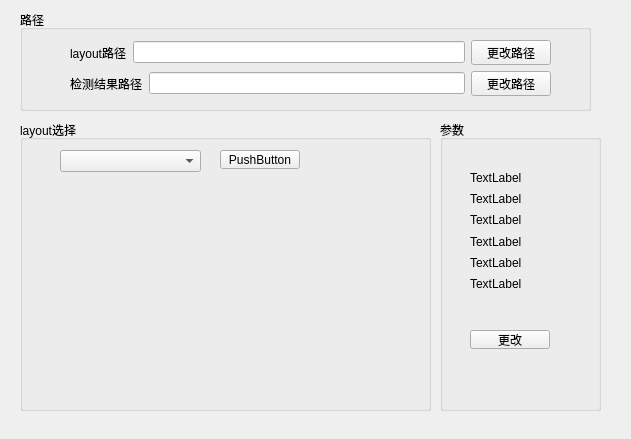
<?xml version="1.0" encoding="UTF-8"?>
<ui version="4.0">
 <class>Form_Setting</class>
 <widget class="QWidget" name="Form_Setting">
  <property name="geometry">
   <rect>
    <x>0</x>
    <y>0</y>
    <width>631</width>
    <height>439</height>
   </rect>
  </property>
  <property name="windowTitle">
   <string>Form</string>
  </property>
  <widget class="QGroupBox" name="groupBox_2">
   <property name="geometry">
    <rect>
     <x>20</x>
     <y>120</y>
     <width>411</width>
     <height>291</height>
    </rect>
   </property>
   <property name="title">
    <string>layout选择</string>
   </property>
   <widget class="QComboBox" name="comboBox">
    <property name="geometry">
     <rect>
      <x>40</x>
      <y>30</y>
      <width>141</width>
      <height>22</height>
     </rect>
    </property>
   </widget>
   <widget class="QLabel" name="label_paint">
    <property name="geometry">
     <rect>
      <x>10</x>
      <y>80</y>
      <width>361</width>
      <height>161</height>
     </rect>
    </property>
    <property name="text">
     <string/>
    </property>
   </widget>
   <widget class="QPushButton" name="pushButton">
    <property name="geometry">
     <rect>
      <x>200</x>
      <y>30</y>
      <width>80</width>
      <height>19</height>
     </rect>
    </property>
    <property name="text">
     <string>PushButton</string>
    </property>
   </widget>
  </widget>
  <widget class="QGroupBox" name="groupBox_3">
   <property name="geometry">
    <rect>
     <x>440</x>
     <y>120</y>
     <width>161</width>
     <height>291</height>
    </rect>
   </property>
   <property name="title">
    <string>参数</string>
   </property>
   <widget class="QPushButton" name="pushButton_2">
    <property name="geometry">
     <rect>
      <x>30</x>
      <y>210</y>
      <width>80</width>
      <height>19</height>
     </rect>
    </property>
    <property name="text">
     <string>更改</string>
    </property>
   </widget>
   <widget class="QWidget" name="layoutWidget_3">
    <property name="geometry">
     <rect>
      <x>30</x>
      <y>50</y>
      <width>81</width>
      <height>121</height>
     </rect>
    </property>
    <layout class="QVBoxLayout" name="verticalLayout">
     <item>
      <layout class="QVBoxLayout" name="verticalLayout_4">
       <item>
        <widget class="QLabel" name="label_4">
         <property name="text">
          <string>TextLabel</string>
         </property>
        </widget>
       </item>
       <item>
        <widget class="QLabel" name="label_7">
         <property name="text">
          <string>TextLabel</string>
         </property>
        </widget>
       </item>
      </layout>
     </item>
     <item>
      <layout class="QVBoxLayout" name="verticalLayout_3">
       <item>
        <widget class="QLabel" name="label_3">
         <property name="text">
          <string>TextLabel</string>
         </property>
        </widget>
       </item>
       <item>
        <widget class="QLabel" name="label_6">
         <property name="text">
          <string>TextLabel</string>
         </property>
        </widget>
       </item>
      </layout>
     </item>
     <item>
      <layout class="QVBoxLayout" name="verticalLayout_2">
       <item>
        <widget class="QLabel" name="label_2">
         <property name="text">
          <string>TextLabel</string>
         </property>
        </widget>
       </item>
       <item>
        <widget class="QLabel" name="label_5">
         <property name="text">
          <string>TextLabel</string>
         </property>
        </widget>
       </item>
      </layout>
     </item>
    </layout>
   </widget>
  </widget>
  <widget class="QGroupBox" name="groupBox">
   <property name="geometry">
    <rect>
     <x>20</x>
     <y>10</y>
     <width>571</width>
     <height>101</height>
    </rect>
   </property>
   <property name="sizePolicy">
    <sizepolicy hsizetype="Preferred" vsizetype="Minimum">
     <horstretch>0</horstretch>
     <verstretch>100</verstretch>
    </sizepolicy>
   </property>
   <property name="title">
    <string>路径</string>
   </property>
   <widget class="QWidget" name="">
    <property name="geometry">
     <rect>
      <x>50</x>
      <y>30</y>
      <width>481</width>
      <height>56</height>
     </rect>
    </property>
    <layout class="QVBoxLayout" name="verticalLayout_5">
     <item>
      <layout class="QHBoxLayout" name="horizontalLayout">
       <item>
        <widget class="QLabel" name="label">
         <property name="sizePolicy">
          <sizepolicy hsizetype="Preferred" vsizetype="Preferred">
           <horstretch>0</horstretch>
           <verstretch>0</verstretch>
          </sizepolicy>
         </property>
         <property name="text">
          <string>layout路径</string>
         </property>
        </widget>
       </item>
       <item>
        <widget class="QLineEdit" name="le_layout"/>
       </item>
       <item>
        <widget class="QPushButton" name="btn_layout">
         <property name="text">
          <string>更改路径</string>
         </property>
        </widget>
       </item>
      </layout>
     </item>
     <item>
      <layout class="QHBoxLayout" name="horizontalLayout_2">
       <item>
        <widget class="QLabel" name="label_9">
         <property name="text">
          <string>检测结果路径</string>
         </property>
        </widget>
       </item>
       <item>
        <widget class="QLineEdit" name="le_result"/>
       </item>
       <item>
        <widget class="QPushButton" name="btn_result">
         <property name="text">
          <string>更改路径</string>
         </property>
        </widget>
       </item>
      </layout>
     </item>
    </layout>
   </widget>
  </widget>
 </widget>
 <resources/>
 <connections/>
</ui>
